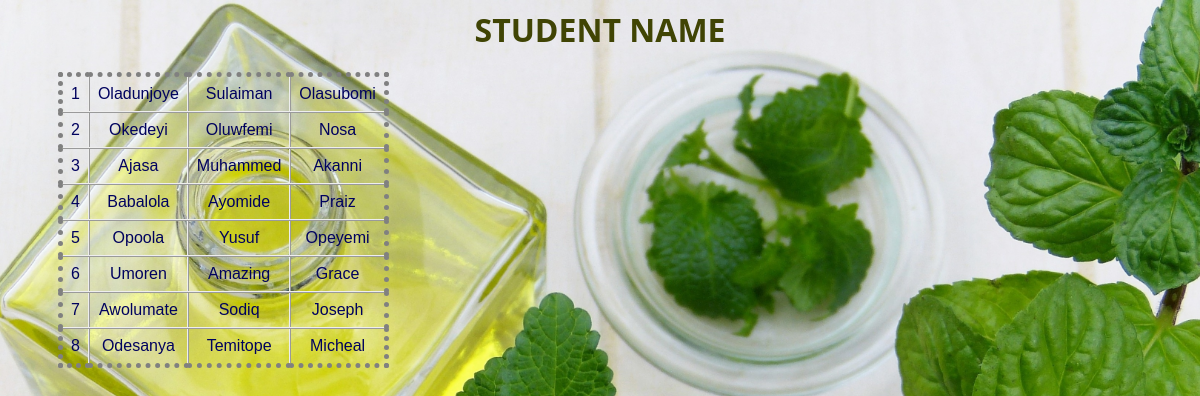
The app's page /library/user/, older data.
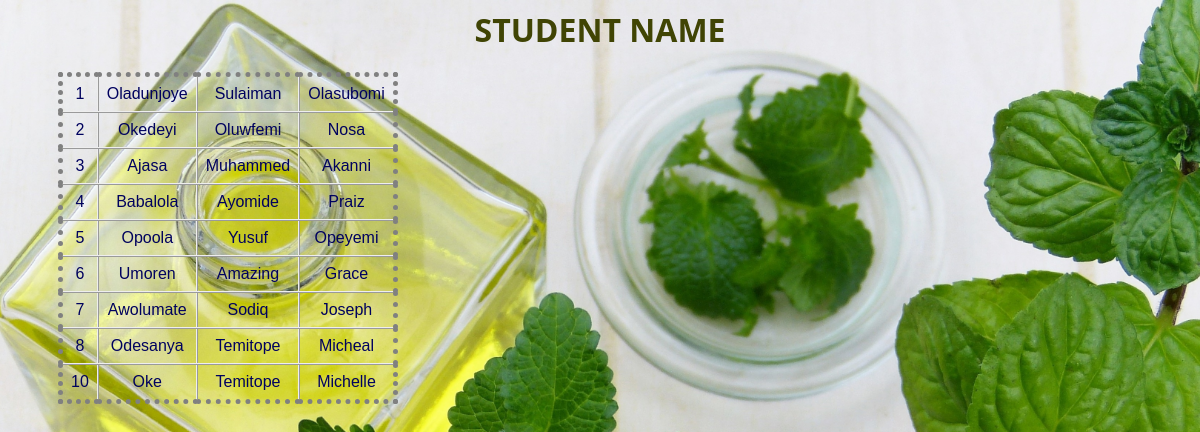
The same page, newer data.
### library/models.py (models this page shows)
class studentName(models.Model):
    surname = models.CharField(max_length=255, default="")
    firstname = models.CharField(max_length=255, default="")
    lastname = models.CharField(max_length=255, default="")

### library/views.py (the view)
# urls.py: path('user/', views.user, name='user'),
def user(request):
  student = studentName.objects.all().values()
  template = loader.get_template('main.html')
  context = {
    'student': student,
  }
  return HttpResponse(template.render(context, request))

### templates/main.html (shortened to what this page needs)
<html>
<head>
<link rel="stylesheet" href="/static/css/style.css">
<body>
    <h1>Student Name</h1>
    <table>
    {% for x in student %}
    <tr>
    <td>{{ x.id }}</td>
    <td>{{ x.surname }}</td>
    <td>{{x.firstname}}</td>
    <td>{{ x.lastname }}</td>
    </tr>
    {% endfor %}
    </table>
</body>
</head>
</html>

Row changes from the older to the newer data that the page shows:
added studentName: id "10", surname "Oke", firstname "Temitope", lastname "Michelle"
